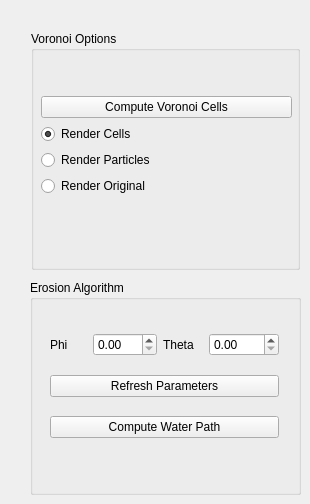
      <widget class="QWidget" name="tabVoro">
       <property name="accessibleName">
        <string/>
       </property>
       <attribute name="title">
        <string>Voronoi</string>
       </attribute>
       <widget class="QGroupBox" name="groupBox">
        <property name="geometry">
         <rect>
          <x>31</x>
          <y>31</y>
          <width>269</width>
          <height>239</height>
         </rect>
        </property>
        <property name="title">
         <string>Voronoi Options</string>
        </property>
        <widget class="QWidget" name="layoutWidget">
         <property name="geometry">
          <rect>
           <x>10</x>
           <y>30</y>
           <width>251</width>
           <height>171</height>
          </rect>
         </property>
         <layout class="QVBoxLayout" name="verticalLayout_5">
          <item>
           <layout class="QVBoxLayout" name="verticalLayout_4">
            <item>
             <widget class="QPushButton" name="pushButton">
              <property name="focusPolicy">
               <enum>Qt::FocusPolicy::NoFocus</enum>
              </property>
              <property name="text">
               <string>Compute Voronoi Cells</string>
              </property>
             </widget>
            </item>
            <item>
             <widget class="QRadioButton" name="render_cells">
              <property name="text">
               <string>Render Cells</string>
              </property>
              <property name="checked">
               <bool>true</bool>
              </property>
             </widget>
            </item>
            <item>
             <widget class="QRadioButton" name="render_particles">
              <property name="text">
               <string>Render Particles</string>
              </property>
             </widget>
            </item>
            <item>
             <widget class="QRadioButton" name="render_original">
              <property name="text">
               <string>Render Original</string>
              </property>
             </widget>
            </item>
           </layout>
          </item>
         </layout>
        </widget>
       </widget>
       <widget class="QGroupBox" name="groupBox_5">
        <property name="geometry">
         <rect>
          <x>30</x>
          <y>280</y>
          <width>271</width>
          <height>215</height>
         </rect>
        </property>
        <property name="title">
         <string>Erosion Algorithm</string>
        </property>
        <widget class="QWidget" name="">
         <property name="geometry">
          <rect>
           <x>20</x>
           <y>40</y>
           <width>229</width>
           <height>131</height>
          </rect>
         </property>
         <layout class="QVBoxLayout" name="verticalLayout_9">
          <item>
           <layout class="QHBoxLayout" name="horizontalLayout_16">
            <property name="sizeConstraint">
             <enum>QLayout::SizeConstraint::SetNoConstraint</enum>
            </property>
            <item>
             <layout class="QHBoxLayout" name="horizontalLayout_3">
              <item>
               <layout class="QHBoxLayout" name="horizontalLayout_4">
                <item>
                 <widget class="QLabel" name="label_24">
                  <property name="maximumSize">
                   <size>
                    <width>50</width>
                    <height>100</height>
                   </size>
                  </property>
                  <property name="text">
                   <string>Phi</string>
                  </property>
                 </widget>
                </item>
                <item>
                 <widget class="QDoubleSpinBox" name="phi_spinbox">
                  <property name="maximum">
                   <double>360.000000000000000</double>
                  </property>
                 </widget>
                </item>
               </layout>
              </item>
              <item>
               <widget class="QLabel" name="label_2">
                <property name="maximumSize">
                 <size>
                  <width>40</width>
                  <height>16777215</height>
                 </size>
                </property>
                <property name="text">
                 <string>Theta</string>
                </property>
               </widget>
              </item>
              <item>
               <widget class="QDoubleSpinBox" name="theta_spinbox">
                <property name="maximumSize">
                 <size>
                  <width>70</width>
                  <height>16777215</height>
                 </size>
                </property>
                <property name="maximum">
                 <double>180.000000000000000</double>
                </property>
               </widget>
              </item>
             </layout>
            </item>
           </layout>
          </item>
          <item>
           <widget class="QPushButton" name="refreshParams">
            <property name="text">
             <string>Refresh Parameters</string>
            </property>
           </widget>
          </item>
          <item>
           <widget class="QPushButton" name="compute_water_path">
            <property name="text">
             <string>Compute Water Path</string>
            </property>
           </widget>
          </item>
         </layout>
        </widget>
       </widget>
      </widget>
